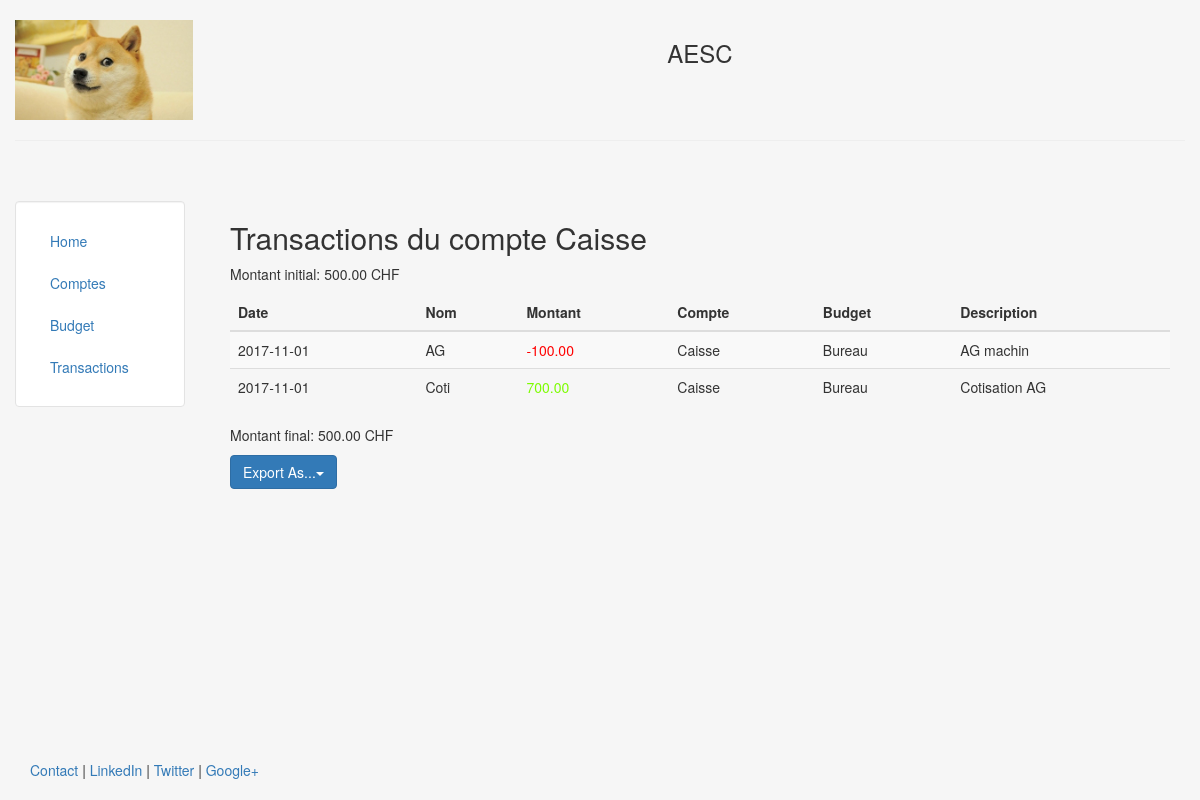
Before: /compte/2 with the older database file.
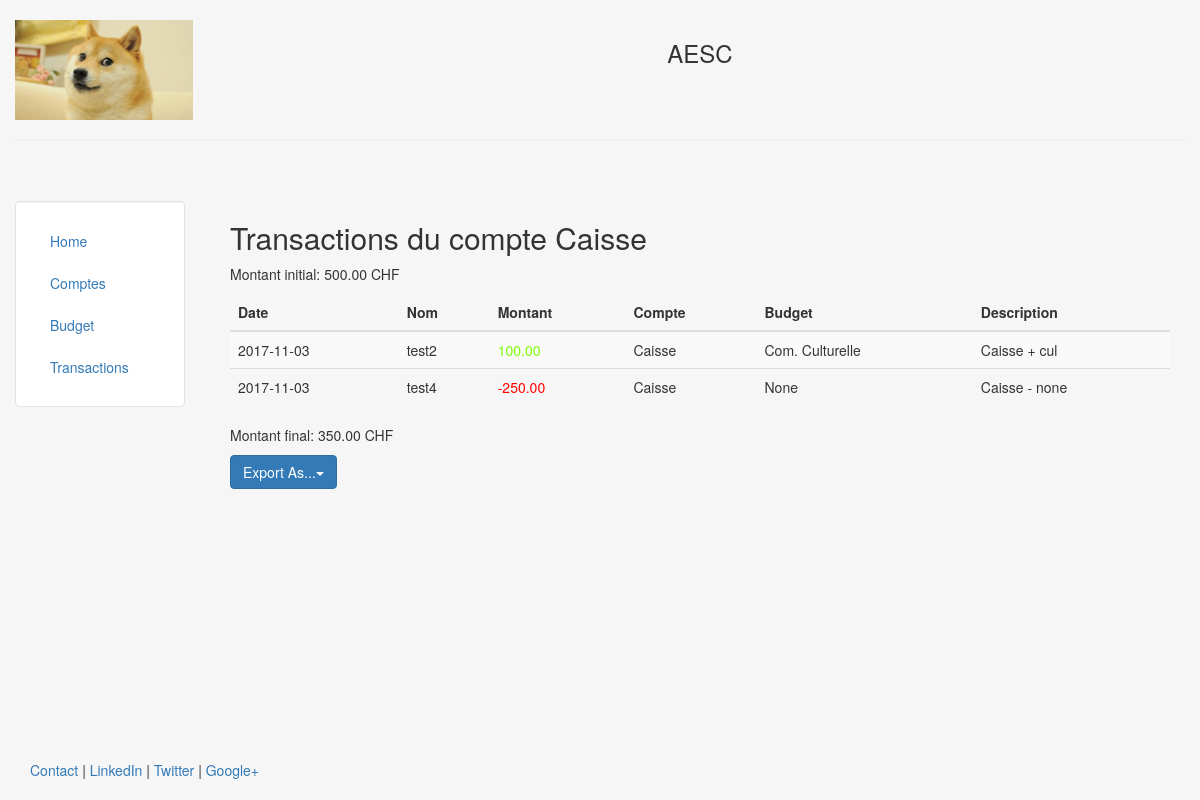
After: the same page with the newer database file.
### compta/models.py (models this page shows, shortened)
class Transaction(models.Model):
    nom = models.CharField(max_length=140)
    somme = models.DecimalField(max_digits=11, decimal_places=2)
    compte = models.ForeignKey(Compte, on_delete=models.CASCADE)
    budget = models.ForeignKey(Budget, on_delete=models.CASCADE, blank=True, null=True)
    date = models.DateField()
    date_traitement = models.DateField(default=datetime.now)
    description = models.TextField()

class Compte(models.Model):
    nom = models.CharField(max_length = 140)
    somme_depart = models.DecimalField( max_digits=11, decimal_places=2)
    somme_actuelle = models.DecimalField(max_digits=11, decimal_places=2)
    def __str__(self):
        return self.nom

class Budget(models.Model):
    nom = models.CharField(max_length = 140)
    somme_depart = models.DecimalField(max_digits=11, decimal_places=2)
    somme_actuelle = models.DecimalField(max_digits=11, decimal_places=2)
    def __str__(self):
        return self.nom

### compta/views.py (the view)
# urls.py: url(r'^compte/(?P<pk>\d+)$', views.detail_compte),
def detail_compte(request, pk):
    try:
        compte = Compte.objects.get(pk=pk)
        transac = Transaction.objects.filter(compte=pk)
    except:
        raise Http404("Le compte spécifié n'existe pas!")
    return render(request, "compta/detail_compte.html", {'compte': compte, 'transac':transac})

### templates/compta/detail_compte.html
{% extends "compta/header.html" %}
{% block content %}
    <h2>Transactions du compte {{ compte.nom }}</h2>
    <p>Montant initial: {{ compte.somme_depart }} CHF</p>
        <table class="table table-striped">
            <thead>
              <tr>
                <th>Date</th>
                <th>Nom</th>
                <th>Montant</th>
                <th>Compte</th>
                <th>Budget</th>
                <th>Description</th>
              </tr>
            </thead>
            <tbody>
                {% for c in transac %}
                    <tr>
                        <td>{{ c.date|date:"Y-m-d" }}</td>
                        <td>{{ c.nom }}</td>
                        <td>
                            {% if  c.somme > 0 %}
                                <font color="lawngreen">{{c.somme}}</font>
                            {% else %}
                                <font color="red">{{c.somme}}</font>
                            {% endif %}
                        </td>
                        <td>{{ c.compte }}</td>
                        <td>{{ c.budget }}</td>
                        <td>{{ c.description }}</td>
                    </tr>
                {% endfor %}
            </tbody>
        </table>
    <p>Montant final: {{ compte.somme_actuelle }} CHF</p>
    {% include 'compta/includes/export_snippet.html' %}
{% endblock %}

Changed rows visible on the page:
removed Transaction: date "2017-11-01", nom "AG", somme "-100.00", compte "Caisse", budget "Bureau", description "AG machin"
removed Transaction: date "2017-11-01", nom "Coti", somme "700.00", compte "Caisse", budget "Bureau", description "Cotisation AG"
changed Compte "Caisse": somme_actuelle "500.00" → "350.00"
added Transaction: date "2017-11-03", nom "test2", somme "100.00", compte "Caisse", budget "Com. Culturelle", description "Caisse + cul"
added Transaction: date "2017-11-03", nom "test4", somme "-250.00", compte "Caisse", budget "None", description "Caisse - none"
